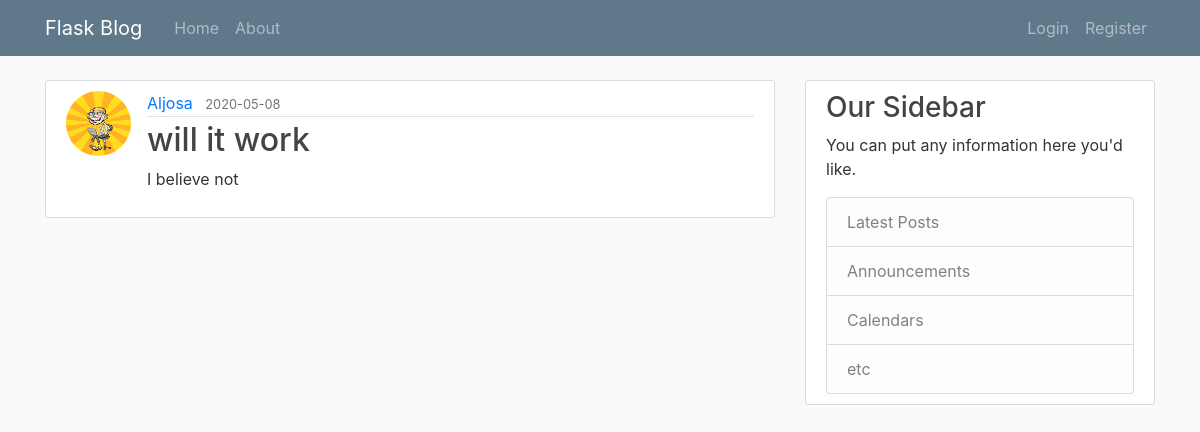
Screenshot of /post/2 with the database file from the repository.
### flaskblogme/models.py (models this page shows, shortened)
class User(db.Model, UserMixin):
    id = db.Column(db.Integer, primary_key=True)
    username = db.Column(db.String(20), unique=True, nullable=False)
    email = db.Column(db.String(120), unique=True, nullable=False)
    image_file = db.Column(db.String(20), nullable=False, default='default.jpg')
    password = db.Column(db.String(60), nullable=False)
    posts = db.relationship('Post', backref='author', lazy=True)

class Post(db.Model):
    id = db.Column(db.Integer, primary_key=True)
    title = db.Column(db.String(100), nullable=False)
    date_posted = db.Column(db.DateTime, nullable=False, default=datetime.utcnow)
    content = db.Column(db.Text, nullable=False)
    user_id = db.Column(db.Integer, db.ForeignKey('user.id'), nullable=False)

### flaskblogme/posts/routes.py (the view)
@posts.route('/post/<int:post_id>')
def post(post_id):
    post = Post.query.get_or_404(post_id)
    return render_template('post.html', title=post.title, post=post)

### flaskblogme/templates/post.html (shortened to what this page needs)
{% extends 'layout.html' %}
{% block content %}
    <article class="media content-section">
        <img class="rounded-circle article-img" src="{{ url_for('static', filename='profile_pics/' + post.author.image_file) }}">
        <div class="media-body">
            <div class="article-metadata">
                <a class="mr-2" href="{{ url_for('users.user_posts', username=post.author.username ) }}">{{ post.author.username }}</a>
                <small class="text-muted">{{ post.date_posted.strftime('%Y-%m-%d') }}</small>
            </div>
            <h2 class="article-title"> {{ post.title }} </h2>
            <p class="article-content">{{ post.content }}</p>
        </div>
    </article>
{% endblock content %}

### flaskblogme/static/main.css (style rules this page uses)
body { background: #fafafa; color: #333333; margin-top: 5rem; }
h1, h2, h3, h4, h5, h6 { color: #444444; }
.content-section { background: #ffffff; padding: 10px 20px; border: 1px solid #dddddd; border-radius: 3px; margin-bottom: 20px; }
.article-title { color: #444444; }
.article-content { white-space: pre-line; }
.article-img { height: 65px; width: 65px; margin-right: 16px; }
.article-metadata { padding-bottom: 1px; margin-bottom: 4px; border-bottom: 1px solid #e3e3e3 }

### rows the page displays
User: image_file (picture), author.username "Aljosa"
Post: date_posted "2020-05-08", title "will it work", content "I believe not"
